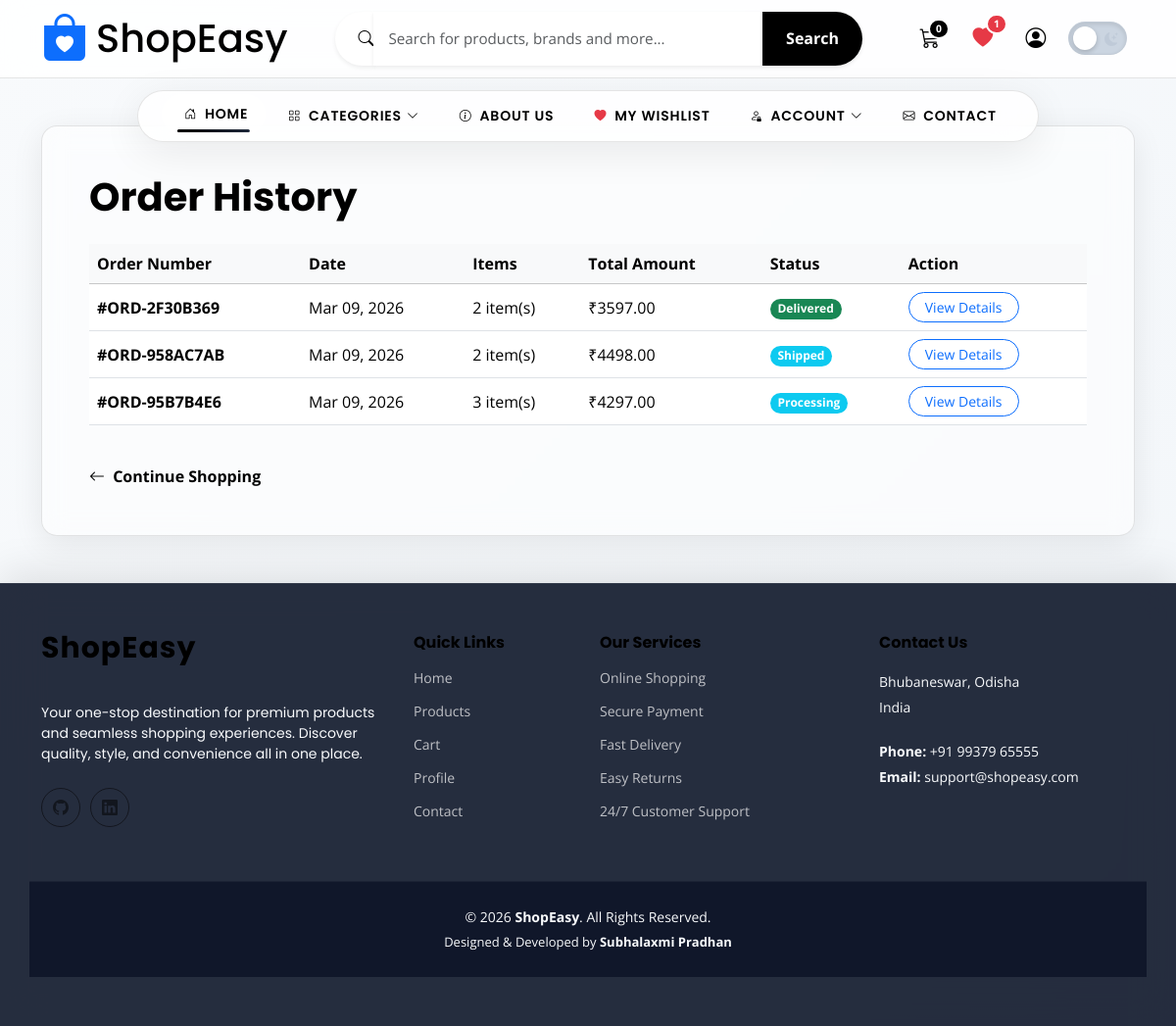
/orders/ (signed in), run on the app's committed database.
### ecommerceapp/models.py (models this page shows, shortened)
class Order(models.Model):
    STATUS_CHOICES = [
        ('pending', 'Pending'),
        ('processing', 'Processing'),
        ('shipped', 'Shipped'),
        ('delivered', 'Delivered'),
        ('cancelled', 'Cancelled'),
    ]
    PAYMENT_CHOICES = [
        ('cod', 'Cash on Delivery'),
        ('online', 'Online Payment'),
        ('card', 'Credit/Debit Card'),
    ]
    user = models.ForeignKey(User, on_delete=models.CASCADE, related_name='orders')
    order_number = models.CharField(max_length=100, unique=True, blank=True)
    total_amount = models.DecimalField(max_digits=10, decimal_places=2)
    status = models.CharField(max_length=20, choices=STATUS_CHOICES, default='pending')
    payment_method = models.CharField(max_length=20, choices=PAYMENT_CHOICES, default='cod')
    shipping_address = models.TextField()
    shipping_city = models.CharField(max_length=100)
    shipping_state = models.CharField(max_length=100)
    shipping_zipcode = models.CharField(max_length=10)
    shipping_phone = models.CharField(max_length=20)
    created_at = models.DateTimeField(auto_now_add=True)
    updated_at = models.DateTimeField(auto_now=True)
    class Meta:
        ordering = ['-created_at']

### ecommerceapp/views.py (the view)
# urls.py: path('orders/', views.order_history, name="order_history"),
def order_history(request):
    if not request.user.is_authenticated:
        return redirect('handleLogin')
    orders = Order.objects.filter(user=request.user)
    context = {
        'orders': orders,
    }
    return render(request, "order_history.html", context)

### ecommerceapp/context_processors.py (called while the page is built)
def all_categories(request):
    return {
        'all_categories': Category.objects.all()
    }

def cart_count(request):
    if request.user.is_authenticated:
        try:
            cart = Cart.objects.get(user=request.user)
            return {'cart_count': cart.total_items}
        except Cart.DoesNotExist:
            return {'cart_count': 0}
    return {'cart_count': 0}

def wishlist_count(request):
    if request.user.is_authenticated:
        from .models import Wishlist
        return {'wishlist_count': Wishlist.objects.filter(user=request.user).count()}
    return {'wishlist_count': 0}

### ecommerceapp/models.py (called while the page is built)
    @property
    def total_items(self):
        return sum(item.quantity for item in self.items.all())

### templates/order_history.html (shortened to what this page needs)
{% extends "base.html" %}
{% load static %}
{% block body %}
<div class="container py-5" style="margin-top: 80px;">
    <div class="glass-card p-4 p-md-5">
        <h1 class="fw-bold mb-4">Order History</h1>
        {% if orders %}
            <div class="table-responsive">
                <table class="table table-hover align-middle">
                    <thead class="table-light">
                        <tr>
                            <th>Order Number</th>
                            <th>Date</th>
                            <th>Items</th>
                            <th>Total Amount</th>
                            <th>Status</th>
                            <th>Action</th>
                        </tr>
                    </thead>
                    <tbody>
                        {% for order in orders %}
                        <tr>
                            <td><strong>#{{ order.order_number }}</strong></td>
                            <td>{{ order.created_at|date:"M d, Y" }}</td>
                            <td>{{ order.items.count }} item(s)</td>
                            <td>₹{{ order.total_amount }}</td>
                            <td>
                                <span class="badge rounded-pill bg-{% if order.status == 'delivered' %}success{% elif order.status == 'cancelled' %}danger{% else %}info{% endif %}">
                                    {{ order.get_status_display }}
                                </span>
                            </td>
                            <td>
                                <a href="{% url 'order_detail' order.id %}" class="btn btn-outline-primary btn-sm rounded-pill px-3">View Details</a>
                            </td>
                        </tr>
                        {% endfor %}
                    </tbody>
                </table>
            </div>
        {% endif %}
        <div class="mt-4">
            <a href="{% url 'index' %}" class="text-decoration-none fw-bold"><i class="bi bi-arrow-left me-1"></i> Continue Shopping</a>
        </div>
    </div>
</div>
{% endblock body %}

### static/assets/css/main.css (style rules this page uses)
:root { --default-font: "Open Sans", system-ui, -apple-system, "Segoe UI", Roboto, "Helvetica Neue", Arial, sans-serif; --heading-font: "Poppins", sans-serif; --nav-font: "Poppins", sans-serif; --bg-color-1: #ffffff; --bg-color-2: #f8fafc; --bg-color-3: #f1f5f9; --background-gradient: linear-gradient(-45deg, #ffffff, #f8fafc, #f1f5f9, #f8fafc); --glass-bg: rgba(255, 255, 255, 0.85); --glass-border: rgba(0, 0, 0, 0.1); --glass-card-bg: rgba(255, 255, 255, 0.5); --glass-shadow: 0 8px 32px 0 rgba(0, 0, 0, 0.08); --glass-text-shadow: none; --accent-color: #000000; --accent-gradient: linear-gradient(135deg, #000000 0%, #1e293b 100%); --secondary-color: #475569; --text-main: #000000; --text-muted: #475569; --text-light: #ffffff; --background-color: transparent; --default-color: var(--text-main); --heading-color: #000000; --surface-color: #ffffff; --contrast-color: #ffffff; --nav-color: #000000; --nav-hover-color: #000000; --nav-dropdown-background-color: #ffffff; --nav-dropdown-color: #000000; --nav-dropdown-hover-color: #000000; transition: all 0.3s ease; }
.glass-card { background: var(--glass-card-bg); backdrop-filter: blur(12px); -webkit-backdrop-filter: blur(12px); border-radius: 16px; border: 1px solid var(--glass-border); box-shadow: var(--glass-shadow); transition: transform 0.3s ease, box-shadow 0.3s ease; padding: 30px; }
:root { scroll-behavior: smooth; }
body { color: var(--default-color); background-image: var(--background-gradient); background-attachment: fixed; background-size: 400% 400%; animation: gradientBG 15s ease infinite; font-family: var(--default-font); overflow-x: hidden; }
a { color: var(--accent-color); text-decoration: none; transition: 0.3s; }
h1, h2, h3, h4, h5, h6 { color: var(--heading-color); font-family: var(--heading-font); }

### data on the page
Order: order_number "ORD-2F30B369", created_at "Mar 09, 2026", items.count "2", total_amount "3597.00", status "Delivered"
Order: order_number "ORD-958AC7AB", created_at "Mar 09, 2026", items.count "2", total_amount "4498.00", status "Shipped"
Order: order_number "ORD-95B7B4E6", created_at "Mar 09, 2026", items.count "3", total_amount "4297.00", status "Processing"

### other printed values
{{ cart_count }} "0"
{{ wishlist_count }} "1"
